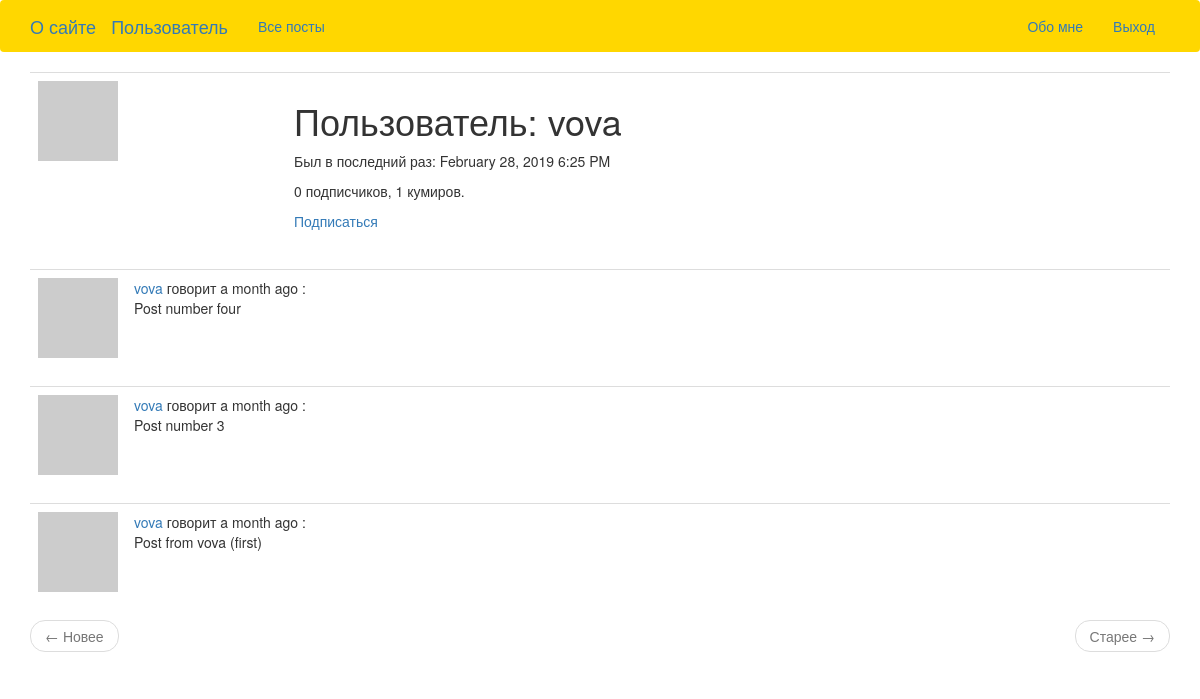
The page /user/vova (signed in) on the database as committed earlier.
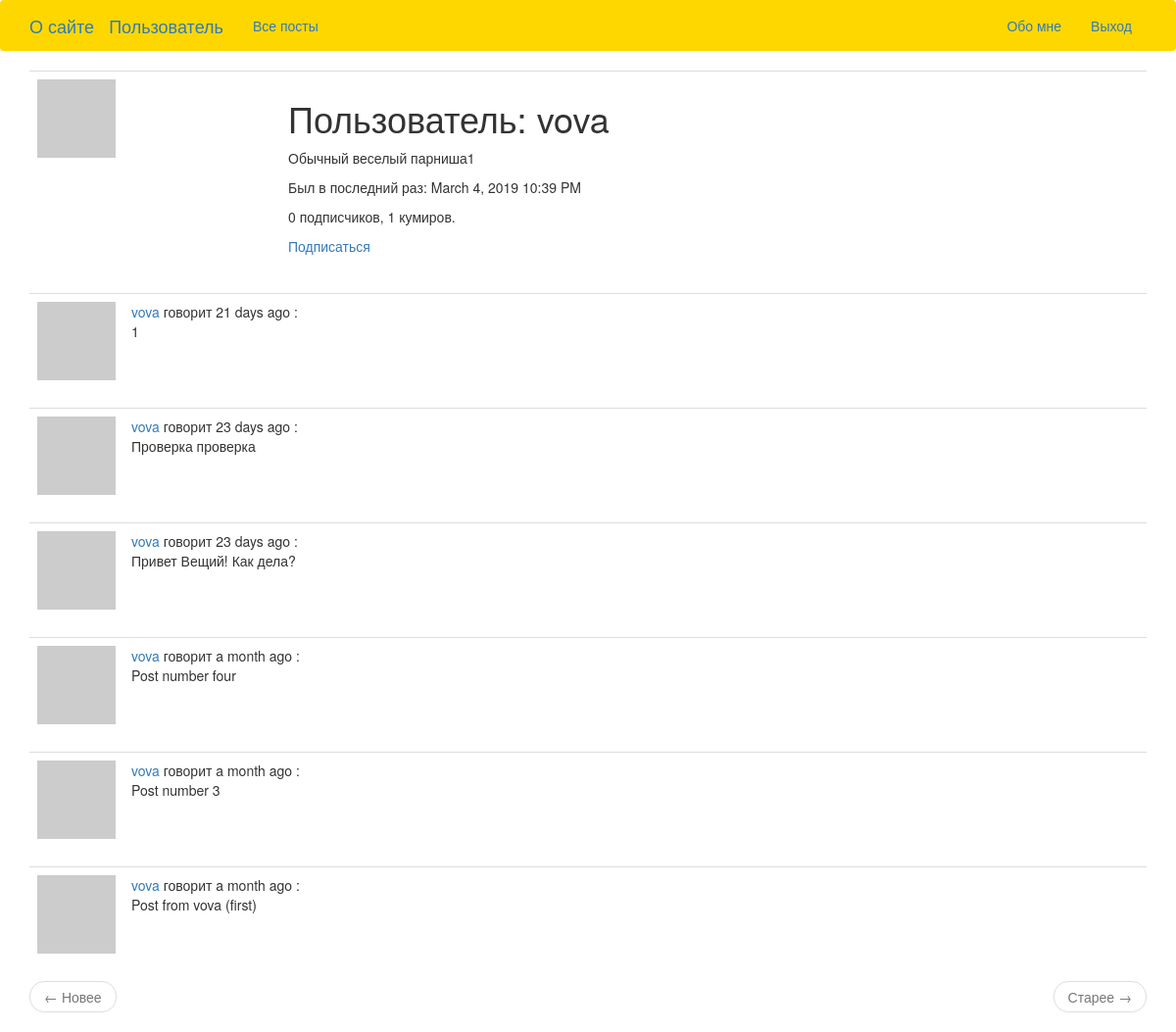
The same page on the database as committed later.
### app/models.py (models this page shows, shortened)
class User(UserMixin, db.Model):
    id = db.Column(db.Integer, primary_key=True)
    username = db.Column(db.String(64), index=True, unique=True)
    email = db.Column(db.String(120), index=True, unique=True)
    password_hash = db.Column(db.String(128))
    posts = db.relationship('Post', backref='author', lazy='dynamic')
    about_me = db.Column(db.String(140))
    last_seen = db.Column(db.DateTime, default=datetime.utcnow)
    followed = db.relationship(
            'User', secondary=followers,
            primaryjoin=(followers.c.follower_id == id),
            secondaryjoin=(followers.c.followed_id == id),
            backref=db.backref('followers', lazy='dynamic'), lazy='dynamic')
    def avatar(self, size):
        digest = md5(self.email.lower().encode('utf-8')).hexdigest()
        return 'https://www.gravatar.com/avatar/{}?d=identicon&s={}'.format(digest, size)
    def is_following(self, user):
        return self.followed.filter(
                followers.c.followed_id == user.id).count() > 0

class Post(db.Model):
    id = db.Column(db.Integer, primary_key=True)
    body = db.Column(db.String(10000))
    timestamp = db.Column(db.DateTime, index=True, default=datetime.utcnow)
    user_id = db.Column(db.Integer, db.ForeignKey('user.id'))

### app/main/routes.py (the view)
@bp.route('/user/<username>')
@login_required
def user(username):
    user = User.query.filter_by(username=username).first_or_404()
    page = request.args.get('page', 1, type=int)
    posts = user.posts.order_by(Post.timestamp.desc()).paginate(
            page, current_app.config['POSTS_PER_PAGE'], False)
    next_url = url_for('main.user', username=user.username, page=posts.next_num) \
            if posts.has_next else None
    prev_url = url_for('main.user', username=user.username, page=posts.prev_num) \
            if posts.has_prev else None
    return render_template('user.html', user=user, posts=posts.items, next_url=next_url, prev_url=prev_url)

### app/main/routes.py (called while the page is built)
@bp.before_request
def before_request():
    if current_user.is_authenticated:
        current_user.last_seen = datetime.utcnow()
        db.session.commit()

### app/models.py (called while the page is built)
@login.user_loader
def load_user(id):
    return User.query.get(int(id))

### app/templates/user.html
{% extends "base.html" %}
{% block app_content %}
    <table class="table table-hover">
        <tr>
            <td width="256px"><img src="{{ user.avatar(256) }}"></td>
            <td>
                <h1>Пользователь: {{ user.username }}</h1>
                {% if user.about_me %}<p>{{ user.about_me }}</p>{% endif %}
		{% if user.last_seen %}<p>Был в последний раз: {{ moment(user.last_seen).format('LLL') }}</p> {% endif %}
                <p>{{ user.followers.count() }} подписчиков, {{ user.followed.count() }} кумиров.</p>
                {% if user == current_user %}
                <p><a href="{{ url_for('main.edit_profile') }}">Изменить свой профиль</a></p>
                {% elif not current_user.is_following(user) %}
                <p><a href="{{ url_for('main.follow', username=user.username) }}">Подписаться</a></p>
                {% else %}
                <p><a href="{{ url_for('main.unfollow', username=user.username) }}">Отписаться</a></p>
                {% endif %}
            </td>
        </tr>
    </table>
    {% for post in posts %}
        {% include '_post.html' %}
    {% endfor %}
    <nav aria-label="...">
        <ul class="pager">
            <li class="previous{% if not prev_url %} disabled{% endif %}">
                <a href="{{ prev_url or '#' }}">
                    <span aria-hidden="true">&larr;</span> Новее
                </a>
            </li>
            <li class="next{% if not next_url %} disabled{% endif %}">
                <a href="{{ next_url or '#' }}">
                    Старее <span aria-hidden="true">&rarr;</span>
                </a>
            </li>
        </ul>
    </nav>
{% endblock %}

### app/templates/base.html (shortened to what this page needs)
{% extends 'bootstrap/base.html' %}
{% block navbar %}
    <nav class="navbar navbar-light" style="background-color: #FFD700;">
        <div class="container">
            <div class="navbar-header">
                <a class="navbar-brand" href="{{ url_for('main.about_site') }}">О сайте</a>
                <a class="navbar-brand" href="{{ url_for('main.index') }}">Пользователь</a>
            </div>
            <div class="collapse navbar-collapse" id="bs-example-navbar-collapse-1">
                <ul class="nav navbar-nav">
                    <li><a href="{{ url_for('main.explore') }}">Все посты</a></li>
                </ul>
                <ul class="nav navbar-nav navbar-right">
                    {% if current_user.is_anonymous %}
                    <li><a href="{{ url_for('auth.login') }}">Авторизация</a></li>
                    <li><a href="{{ url_for('auth.register') }}">Регистрация</a></li>
                    {% else %}
                    <li><a href="{{ url_for('main.user', username=current_user.username) }}">Обо мне</a></li>
                    <li><a href="{{ url_for('auth.logout') }}">Выход</a></li>
                    {% endif %}
                </ul>
            </div>
        </div>
    </nav>
{% endblock %}
{% block content %}
    <div class="container">
        {% block app_content %}{% endblock %}
    </div>
{% endblock %}

### app/templates/_post.html
   <table class="table table-hover">
        <tr>
            <td width="70px">
                <a href="{{ url_for('main.user', username=post.author.username) }}">
                    <img src="{{ post.author.avatar(70) }}" />
                </a>
            </td>
            <td>
                <a href="{{ url_for('main.user', username=post.author.username) }}">
                    {{ post.author.username }}
                </a>
                говорит {{ moment(post.timestamp).fromNow() }} :
                <br>
                {{ post.body }}
            </td>
        </tr>
    </table>

Rows that differ between the two databases and show on the page:
changed User "vova": about_me (not shown) → "Обычный веселый парниша1"; last_seen "February 28, 2019 6:25 PM" → "March 4, 2019 10:39 PM"
added Post: author.username "vova", timestamp "21 days ago", body "1"
added Post: author.username "vova", timestamp "23 days ago", body "Проверка проверка"
added Post: author.username "vova", timestamp "23 days ago", body "Привет Вещий! Как дела?"
